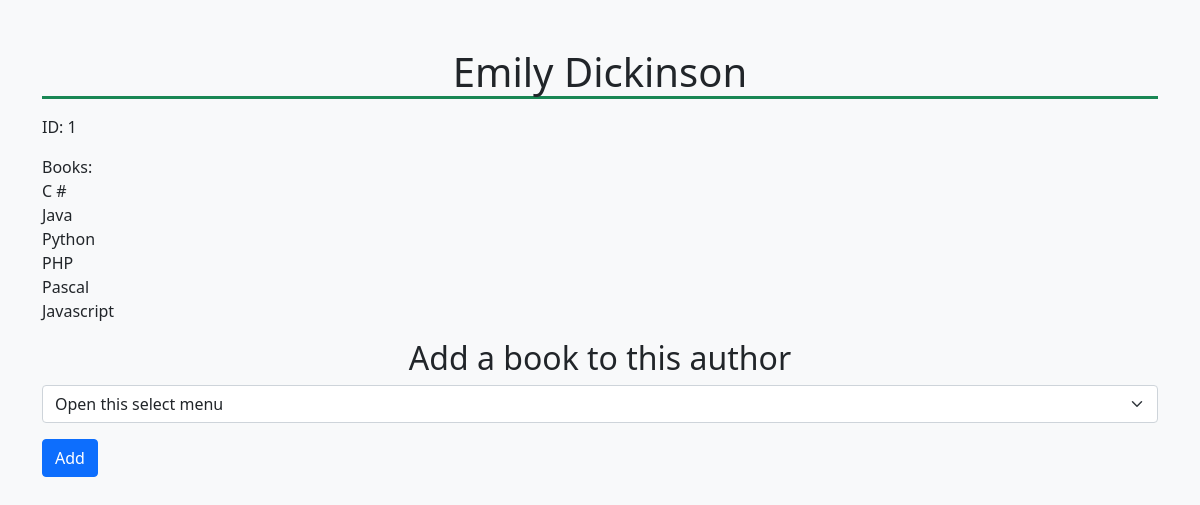
The app's page /books//author/1 with its own data.
### books_authors_app/models.py (models this page shows, shortened)
class Authors(models.Model):
  first_name = models.CharField(max_length=45)
  last_name = models.CharField(max_length=45)
  notes = models.CharField(max_length=45, null=True)
  books = ManyToManyField(Books, related_name='authors')
  created_at = models.DateTimeField(auto_now_add=True)
  updated_at = models.DateTimeField(auto_now=True)

class Books(models.Model):
  title = models.CharField(max_length=45)
  desc = models.CharField(max_length=255)
  created_at = models.DateTimeField(auto_now_add=True)
  updated_at = models.DateTimeField(auto_now=True)

### books_authors_app/views.py (the view)
# urls.py: path('/author/<authorid>', views.authorinfo),
def authorinfo(request, authorid):
  author = Authors.objects.get(id=authorid)
  books_yes = [book.id for book in author.books.all()]
  books_not = [book for book in Books.objects.all() if book.id not in books_yes]
  context ={
    'author_first_name' : author.first_name,
    'author_id' : int(author.id),
    'author_last_name' : author.last_name,
    'author_book': author.books.all(),
    'books_add' : books_not,
  }
  return render(request, 'authorinfo.html', context)

### books_authors_app/templates/authorinfo.html (shortened to what this page needs)
<!DOCTYPE html>
<html lang="en">
  <head>
    <link href="https://cdn.jsdelivr.net/npm/bootstrap@5.1.0/dist/css/bootstrap.min.css" rel="stylesheet">
  </head>
  <body class="bg-light">
    {% load static %}
    <div class="container text-dark">
      <h1 class=" text-center mt-5 border-bottom border-success border-3">{{author_first_name}} {{author_last_name}}</h1>
      <ul class="list-unstyled">
        <li class="my-3">ID: {{author_id}}</li>
        <li class="mt-3">Books:
          {% for book in author_book %}
          <br>{{book.title}}
          {% endfor %}
        </li>
      </ul>
      <h2 class="text-center">Add a book to this author</h2>
      <form  action='/books/author/{{author_id}}/addbook' method="post">
        <div class="form-group my-2">
          <select name="idbook"  class="form-select" aria-label="Default select example">
            <option selected>Open this select menu</option>
          </select>
        <input type="submit" class="btn btn-primary my-3" value="Add">
      </form>
    </div>
  </body>
</html>

### records on screen
Authors: first_name "Emily", last_name "Dickinson"
Books: title "C #"
Books: title "Java"
Books: title "Python"
Books: title "PHP"
Books: title "Pascal"
Books: title "Javascript"

### other values on screen
{{ author_id }} "1"
